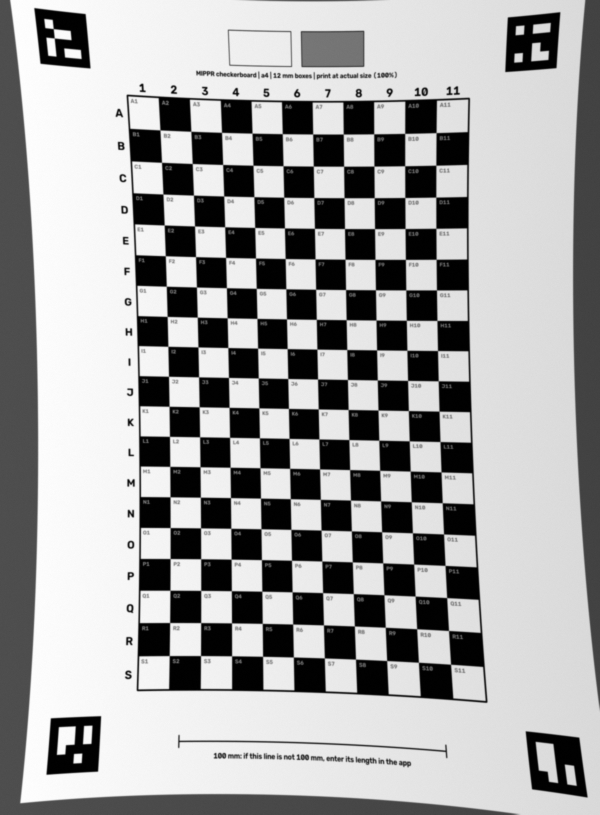
#> input picture web/tests/fixtures/photo_checkerboard_a4.png, 1200 x 1629 px (shown at 1/2 size)
$ python -i sheet.py   (imports and definitions only)
#> lines starting #> are read from the running program, lines starting #| are printed output that depends on the picture
#> further down, picture is the input picture: shape (1629, 1200, 3); min 0, max 255, mean 164.8
"""Printable grid backgrounds (Drive spec v0.6) and finding them in a photo.

Each sheet has a grid of square boxes, one particle per box, labelled by
row letter and column number in the margin (box B4 = row B, column 4).
Four ArUco markers in the corners give the scale and perspective, and their
IDs say which background and paper size was printed, so a photo needs no
other input. A 100 mm line checks printer scaling, and white and grey
patches give the white balance. Each sheet also comes in a version with six
coloured patches (red, yellow, green, cyan, blue, magenta); it has its own
marker IDs, so the app knows the patches are there and records their colours.

Everything is in mm on the sheet. `find_sheet` maps a photo back onto the
sheet at a chosen px per mm, first with a homography from the markers, then
by following the grid's own line crossings, which also corrects lens
distortion (the prototype found ~3 px of error with markers alone).
"""
import math
import string
from dataclasses import dataclass
from functools import cached_property

import cv2
import numpy as np

BACKGROUNDS = ("white_grid", "black_grid", "checkerboard")
PAPERS = {"letter": (215.9, 279.4), "a4": (210.0, 297.0)}
ARUCO_DICT = cv2.aruco.DICT_4X4_50
COLOR_PATCH_ID_OFFSET = 24  # the coloured-patch sheets use marker IDs 24-47
# Printer primaries and secondaries (RGB 0-1). Printers render them differently, so the
# patches are a record and a consistency check between photos of one printout, not a
# colour standard: nothing that changes the results uses them.
COLOR_PATCHES = {"red": (1, 0, 0), "yellow": (1, 1, 0), "green": (0, 1, 0),
                 "cyan": (0, 1, 1), "blue": (0, 0, 1), "magenta": (1, 0, 1)}
LAYOUT_VERSION = 1


@dataclass(frozen=True)
class Layout:
    """Geometry of one printable sheet, in mm from the top-left of the paper."""
    background: str = "white_grid"
    paper: str = "letter"
    box_mm: float = 12.0  # "around 10 mm or more"; particles in scope are 0.5-5 mm
    line_mm: float = 0.5  # "Standard" design, chosen November 5, 2026
    margin_mm: float = 8.0  # unprinted edge most printers need
    marker_mm: float = 18.0
    gap_mm: float = 8.0  # between the markers' inner edge and the grid, room for labels
    box_labels: bool = True  # also print each box's label (e.g. B4) small in its top-left corner
    label_zone_mm: tuple = (6.5, 3.2)  # top-left corner kept for the label: longest label (M12) prints 4.5 x 2 mm from 0.85 mm in
    color_patches: bool = False  # also print six coloured patches beside the white and grey ones

    def __post_init__(self):
        if self.background not in BACKGROUNDS:
            raise ValueError(f"background must be one of {BACKGROUNDS}")
        if self.paper not in PAPERS:
            raise ValueError(f"paper must be one of {tuple(PAPERS)}")

    @property
    def size_mm(self):
        return PAPERS[self.paper]

    @property
    def cols(self):
        w = self.size_mm[0] - 2 * (self.margin_mm + self.marker_mm + self.gap_mm)
        return int(w // self.box_mm)

    @property
    def rows(self):
        h = self.size_mm[1] - 2 * (self.margin_mm + self.marker_mm + self.gap_mm)
        return min(int(h // self.box_mm), 26)

    @property
    def grid_origin_mm(self):
        """Top-left corner of the grid, centred on the sheet."""
        w, h = self.size_mm
        return ((w - self.cols * self.box_mm) / 2, (h - self.rows * self.box_mm) / 2)

    @property
    def grid_size_mm(self):
        return self.cols * self.box_mm, self.rows * self.box_mm

    def marker_ids(self):
        """IDs for the top-left, top-right, bottom-right and bottom-left markers."""
        base = 4 * (BACKGROUNDS.index(self.background) * len(PAPERS) + list(PAPERS).index(self.paper))
        base += COLOR_PATCH_ID_OFFSET if self.color_patches else 0
        return [base + i for i in range(4)]

    def marker_corners_mm(self):
        """{marker id: 4x2 corners (TL, TR, BR, BL as OpenCV reports them)} in sheet mm."""
        w, h = self.size_mm
        m, s = self.margin_mm, self.marker_mm
        origins = [(m, m), (w - m - s, m), (w - m - s, h - m - s), (m, h - m - s)]
        return {i: np.array([[x, y], [x + s, y], [x + s, y + s], [x, y + s]], np.float64)
                for i, (x, y) in zip(self.marker_ids(), origins)}

    def box_label(self, row, col):
        return f"{string.ascii_uppercase[row]}{col + 1}"

    # [25 lines left out: functions scale_line_mm, patches_mm, color_patches_mm, name, not called in this run]


def layout_from_marker_ids(ids):
    """The Layout whose corner markers these IDs belong to (default box and line sizes)."""
    for color in (False, True):
        for bg in BACKGROUNDS:
            for paper in PAPERS:
                lay = Layout(bg, paper, color_patches=color)
                if set(ids) & set(lay.marker_ids()):
                    return lay
    raise ValueError("No MIPPR sheet markers found in the photo. Photos must be taken on one of the printed "
                     "MIPPR backgrounds (white grid, black grid or checkerboard), with all four corner markers in view.")


# ── Drawing ────────────────────────────────────────────────────────────────

# [72 lines left out: function render, not called in this run]


def _title(layout):
    return (f"MIPPR {layout.background.replace('_', ' ')} | {layout.paper} | {layout.box_mm:g} mm boxes | "
            + ("colour patches | " if layout.color_patches else "") + "print at actual size (100%)")


# [9 lines left out: function render_bgr, not called in this run]


# Helvetica advance widths (1/1000 em) for the characters the sheet prints; others use 556.
_HELV = dict(zip("ABCDEFGHIJKLMNOPQRSTUVWXYZ", [667, 667, 722, 722, 667, 611, 778, 722, 278, 500, 667, 556, 833,
                                                722, 778, 667, 778, 722, 667, 611, 722, 667, 944, 667, 667, 611]))
# [3 lines not run here, left out]


# [112 lines left out: functions render_pdf, save_sheet, not called in this run]


# ── Finding the sheet in a photo ───────────────────────────────────────────

@dataclass
class Sheet:
    layout: Layout
    px_per_mm: float
    homography: np.ndarray  # photo -> sheet canvas (px_per_mm), from the markers
    crossings: np.ndarray  # (rows+1, cols+1, 2) grid crossings in photo px, refined
    markers_found: int

    # [4 lines left out: function grid_size_px, not called in this run]

    @property
    def box_px(self):
        return self.layout.box_mm * self.px_per_mm

    # [37 lines left out: functions rectify_grid, rectify_sheet, _maps, residual_mm, not called in this run]


def detect_markers(img):
    gray = img if img.ndim == 2 else cv2.cvtColor(img, cv2.COLOR_BGR2GRAY)
    det = cv2.aruco.ArucoDetector(cv2.aruco.getPredefinedDictionary(ARUCO_DICT), cv2.aruco.DetectorParameters())
    corners, ids, _ = det.detectMarkers(gray)
#> corners = ([[1052, 1462], [1158, 1475], [1174, 1594], [1064, 1578]], [[1015, 35], [1120, 24], [1112, 136], [1010, 143]], [[101, 1437], [201, 1432], [196, 1542], [93, 1549]], [[68, 16], [171, 29], [180, 136], [81, 127]]); ids = [22, 21, 23, 20]
    if ids is None:
        return {}
    return {int(i): c.reshape(4, 2).astype(np.float64) for i, c in zip(ids.ravel(), corners)}


def find_sheet(img, px_per_mm=None, layout=None):
    """Locate a printed MIPPR sheet in a photo. Raises ValueError with a readable reason."""
    found = detect_markers(img)
#> found = {22: [[1052, 1462], [1158, 1475], [1174, 1594], [1064, 1578]], 21: [[1015, 35], [1120, 24], [1112, 136], [1010, 143]], 23: [[101, 1437], [201, 1432], [196, 1542], [93, 1549]], 20: [[68, 16], [171, 29], [180, 136], [81, 127]]}
    if layout is None:
        layout = layout_from_marker_ids(found)
    expected = layout.marker_corners_mm()
#> expected = {20: [[8, 8], [26, 8], [26, 26], [8, 26]], 21: [[184, 8], [202, 8], [202, 26], [184, 26]], 22: [[184, 271], [202, 271], [202, 289], [184, 289]], 23: [[8, 271], [26, 271], [26, 289], [8, 289]]}
    found = {k: v for k, v in found.items() if k in expected}
    if len(found) < 2:
        raise ValueError(f"Found {len(found)} of the 4 corner markers; at least 2 are needed. "
                         "Is the whole sheet in the photo?")
    src = np.vstack([found[k] for k in sorted(found)])
#> src = 16 rows, first 8: [68, 16], [171, 29], [180, 136], [81, 127], [1015, 35], [1120, 24], [1112, 136], [1010, 143]
    dst_mm = np.vstack([expected[k] for k in sorted(found)])
#> dst_mm = 16 rows, first 8: [8, 8], [26, 8], [26, 26], [8, 26], [184, 8], [202, 8], [202, 26], [184, 26]
    if px_per_mm is None:
        # Keep about the photo's own resolution.
        side_px = np.mean([np.linalg.norm(c[1] - c[0]) for c in found.values()])
#> side_px = 104.1
        px_per_mm = round(side_px / layout.marker_mm, 1)
#> px_per_mm = 5.8
    H, _ = cv2.findHomography(src, dst_mm * px_per_mm)
#> H = [[1.11, -0.0164, -38.48], [-0.0067, 1.11, 14.88], [2.17e-05, 1.75e-05, 1]]
    crossings = _refine_crossings(img, layout, H, px_per_mm)
    return Sheet(layout, px_per_mm, H, crossings, len(found))


def _refine_crossings(img, layout, H, ppm):
    """Grid crossings in photo px, moved onto the printed lines (or checkerboard corners).

    The markers sit far out at the sheet corners, so with a distorting lens the
    marker-only estimate can miss the grid lines by up to about half a box.
    Pass 1 searches wide (just under half a box, so the nearest line is still
    unambiguous), a smooth surface is fitted to what it finds, and pass 2
    searches narrowly around that prediction.
    """
#> called with H = array of shape (3, 3), ppm = 5.8
    gray = img if img.ndim == 2 else cv2.cvtColor(img, cv2.COLOR_BGR2GRAY)
    w, h = (int(round(v * ppm)) for v in layout.size_mm)
#> w = 1218; h = 1723
    canvas = cv2.warpPerspective(gray, H, (w, h), flags=cv2.INTER_LINEAR, borderMode=cv2.BORDER_REPLICATE)
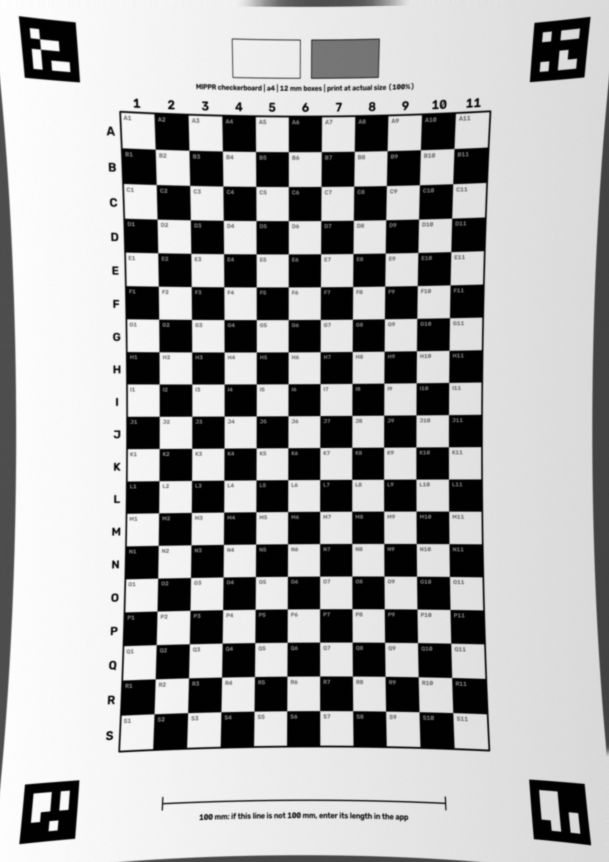
#> canvas: shape (1723, 1218) (shown at 1/2 size); min 0, max 255, mean 171.2
    rows, cols, b = layout.rows, layout.cols, layout.box_mm * ppm
#> rows = 19; cols = 11; b = 69.6
    gx, gy = (v * ppm for v in layout.grid_origin_mm)
#> gx = 226.2; gy = 200.1
    ideal = np.stack(np.meshgrid(gx + np.arange(cols + 1) * b, gy + np.arange(rows + 1) * b), -1)

    guess = np.zeros_like(ideal)
    for frac in (0.42, 0.25, 0.12):
        shift, ok = _search(canvas, layout, ideal, guess, int(max(4, frac * b)), b, ppm)
        guess = _smooth_fit(ideal, shift, ok)
    # Keep measured crossings that agree with the smooth surface; use the surface elsewhere.
    ok &= np.linalg.norm(shift - guess, axis=-1) < max(2.0, 0.03 * b)
    shift = np.where(ok[..., None], shift, guess)
    pts = (ideal + shift).reshape(-1, 1, 2)
#> pts = 240 rows, first 8: [206.1, 148.8], [281.7, 154.6], [355.7, 159.9], [428.4, 164.6], [500, 168.8], [570.6, 172.5], [640.5, 175.7], [710, 178.5]
    return cv2.perspectiveTransform(pts, np.linalg.inv(H)).reshape(rows + 1, cols + 1, 2)


def _search(canvas, layout, ideal, guess, half, b, ppm):
    """Find each crossing within `half` px of ideal + guess. Returns (shift from ideal, found)."""
    rows, cols = layout.rows, layout.cols
    shift = guess.copy()
    ok = np.zeros(ideal.shape[:2], bool)
    if layout.background == "checkerboard":
        start = (ideal + guess)[1:-1, 1:-1].reshape(-1, 1, 2).astype(np.float32)
        refined = cv2.cornerSubPix(canvas, start.copy(), (half, half), (-1, -1),
                                   (cv2.TERM_CRITERIA_EPS + cv2.TERM_CRITERIA_MAX_ITER, 60, 0.01))
        d = (refined - start).reshape(rows - 1, cols - 1, 2)
        good = np.linalg.norm(d, axis=-1) < half
        shift[1:-1, 1:-1] += np.where(good[..., None], d, 0)
        ok[1:-1, 1:-1] = good
        return shift, ok
    line = ((255 - canvas) if layout.background == "white_grid" else canvas).astype(np.float32)
    lw = max(1.0, layout.line_mm * ppm)
    keep = np.abs(np.arange(-half, half + 1)) > 2 * lw + 2
    # On the black grid the outer border is a white line on white paper, so it can't be seen.
    inner_only = layout.background == "black_grid"
    for r in range(rows + 1):
        for c in range(cols + 1):
            if inner_only and (r in (0, rows) or c in (0, cols)):
                continue
            x0, y0 = ideal[r, c] + guess[r, c]
            xi, yi = int(round(x0)), int(round(y0))
            win = line[yi - half:yi + half + 1, xi - half:xi + half + 1]
            if win.shape != (2 * half + 1, 2 * half + 1):
                continue
            # Leave out the band of the crossing line, which is flat along the other axis.
            dx = _peak(win[keep, :].sum(axis=0), half)
            dy = _peak(win[:, keep].sum(axis=1), half)
            if dx is not None and dy is not None:
                shift[r, c] = guess[r, c] + (dx + (xi - x0), dy + (yi - y0))
                ok[r, c] = True
    return shift, ok


def _smooth_fit(ideal, shift, ok, degree=3):
    """Least-squares polynomial surface through the found shifts, with one round of outlier removal."""
    if ok.sum() < 10:
        return np.zeros_like(shift)
    span = ideal.reshape(-1, 2).max(axis=0)
    xy = ideal / span * 2 - 1
    terms = [(i, j) for i in range(degree + 1) for j in range(degree + 1 - i)]
    A = np.stack([xy[..., 0] ** i * xy[..., 1] ** j for i, j in terms], -1)
    mask = ok.copy()
    for _ in range(2):
        coef, *_ = np.linalg.lstsq(A[mask], shift[mask], rcond=None)
        fit = A @ coef
        err = np.linalg.norm(fit - shift, axis=-1)
        mask = ok & (err < max(2.0, 3 * np.median(err[ok])))
    return fit


# [9 lines left out: function _peak, not called in this run]

>>> import cv2
>>> picture = cv2.imread('../../../web/tests/fixtures/photo_checkerboard_a4.png')
>>> result = find_sheet(picture)

$ run again, on web/tests/fixtures/printer_checkerboard_a4_on_letter.png
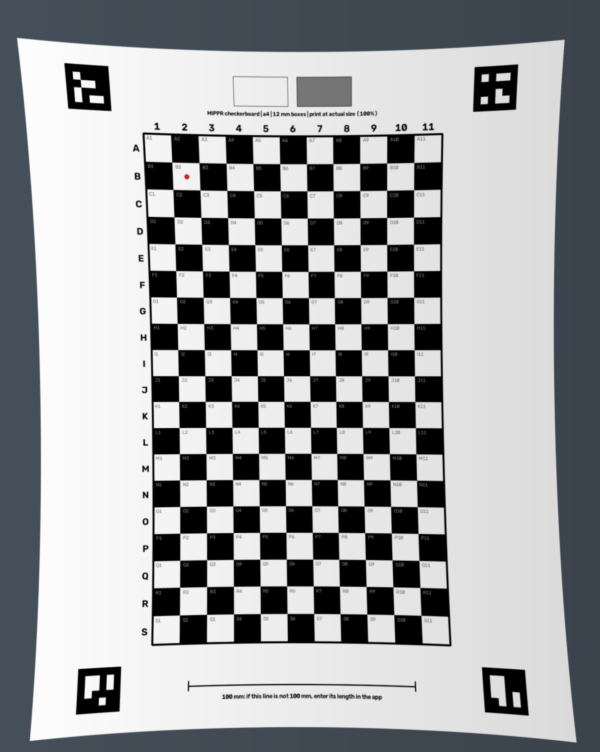
#> input picture web/tests/fixtures/printer_checkerboard_a4_on_letter.png, 1800 x 2256 px (shown at 1/3 size)
#> picture is the input picture: shape (2256, 1800, 3); mean B, G, R 159.8, 158, 156.1
#> corners = ([[193, 189], [324, 198], [333, 333], [204, 324]], [[1446, 2001], [1575, 2011], [1584, 2147], [1454, 2135]], [[234, 2008], [362, 1999], [358, 2133], [228, 2143]], [[1424, 201], [1554, 193], [1547, 328], [1420, 335]]); ids = [20, 22, 23, 21]
#> found = {20: [[193, 189], [324, 198], [333, 333], [204, 324]], 22: [[1446, 2001], [1575, 2011], [1584, 2147], [1454, 2135]], 23: [[234, 2008], [362, 1999], [358, 2133], [228, 2143]], 21: [[1424, 201], [1554, 193], [1547, 328], [1420, 335]]}
#> expected = {20: [[8, 8], [26, 8], [26, 26], [8, 26]], 21: [[184, 8], [202, 8], [202, 26], [184, 26]], 22: [[184, 271], [202, 271], [202, 289], [184, 289]], 23: [[8, 271], [26, 271], [26, 289], [8, 289]]}
#> src = 16 rows, first 8: [193, 189], [324, 198], [333, 333], [204, 324], [1424, 201], [1554, 193], [1547, 328], [1420, 335]
#> dst_mm = 16 rows, first 8: [8, 8], [26, 8], [26, 26], [8, 26], [184, 8], [202, 8], [202, 26], [184, 26]
#> side_px = 129.8
#> px_per_mm = 7.2
#> H = [[1.04, -0.0184, -145.4], [-0.00287, 1.04, -148.5], [-2.46e-07, -1.47e-06, 1]]
#> w = 1512; h = 2138
#> in _refine_crossings, `canvas = cv2.warpPerspective(gray, H, (w, h), flags=cv2.INTER_LINEAR, ..`:
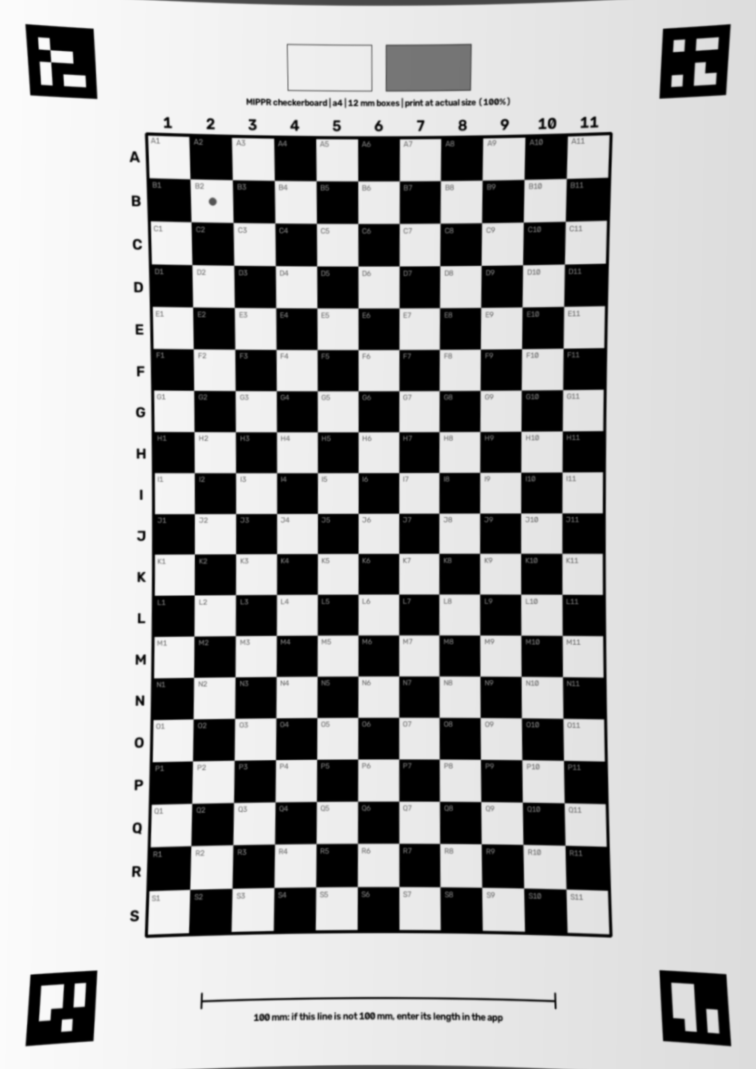
#> canvas: shape (2138, 1512) (shown at 1/2 size); min 0, max 251, mean 174.6
#> rows = 19; cols = 11; b = 86.4
#> gx = 280.8; gy = 248.4
#> pts = 240 rows, first 8: [292, 267.5], [378.3, 269.9], [463.6, 271.9], [548.1, 273.3], [632.1, 274.2], [715.6, 274.6], [799, 274.5], [882.4, 273.9]
